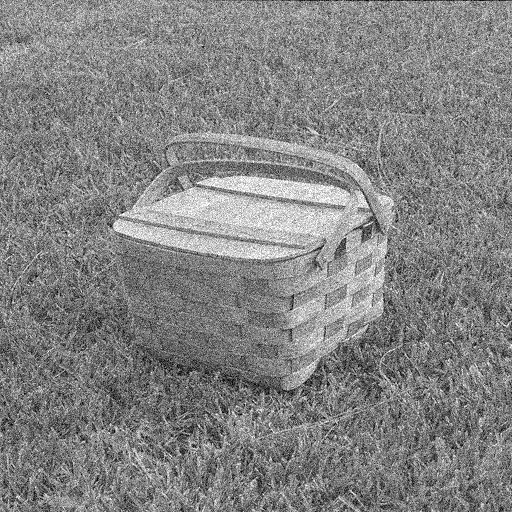
#> input picture Digital Image Processing/Summative Test/basket_noisy.png, 512 x 512 px, found by its file name
$ jupyter execute MTCS_104_23361_LabSubmission.ipynb
#> lines starting #> are read from the running program, lines starting #| are printed output that depends on the picture
# Enhancing in spatial Domain
I used 5*5 Gaussian filter for smoothening

the image because the noise in the image looked like a gaussian noise..

1st I used 3*3 gaussian filter..but when i tried with 5*5 gaussian filter, it gave a little more enhanced image then that of 3*3

The kernel that i used is defined in the code

the filtered image is not as exact as the original noice free image but the reduction of the noise in the image is significant..

i even tried with median filter(commented in the code). but the noice reduction was less than that of the 5*5 gaussian filter

[cell 1]
import cv2
import numpy as np
import matplotlib.pyplot as plt
import numpy as np

#reading image file
image = cv2.imread('/content/drive/MyDrive/Colab Notebooks/Image Processing/basket_noisy.png',cv2.IMREAD_GRAYSCALE)
#> image is the input picture: shape (512, 512); min 0, max 255, mean 131.2

#3*3 Gaussian filter for image smoothening because the noise looked like gaussian noise
kernel = np.array([[1,4,7,4,1],[4,16,26,16,4],[7,26,41,26,7],[4,16,26,16,4],[1,4,7,4,1]]) / 273

height,width=image.shape
#> height = 512; width = 512

#blank image to store the smooth image
smooth = np.zeros_like(image)

#applying the kernel to the grayscale image
for y in range(2,height-2):
  for x in range(2,width-2):
        smooth[y, x] = np.sum(image[y - 2:y + 3, x - 2:x + 3] * kernel)
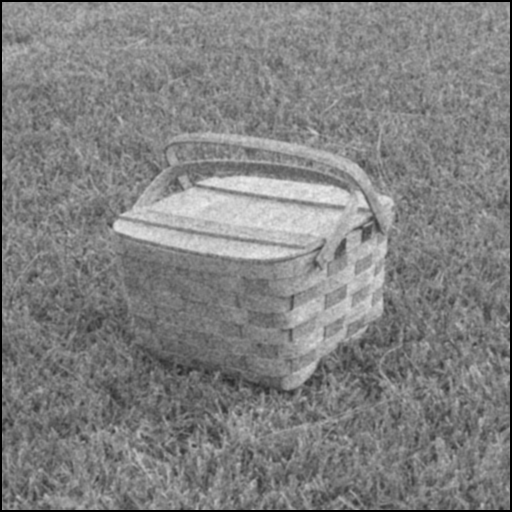
#> smooth: shape (512, 512); min 0, max 238, mean 128.7

#median filter(not giving as accurate answer as 5*5 gaussian)
'''for y in range(1, height - 1):
    for x in range(1, width - 1):
        smooth[y][x]=np.median(image[y - 1:y + 2, x - 1:x + 2])'''

plt.imshow(smooth, cmap = 'gray')
plt.title('Smoothed Image')
plt.axis('off')

[cell 2]
image1 = cv2.imread('/content/drive/MyDrive/Colab Notebooks/Image Processing/basket_noisy.png',cv2.IMREAD_GRAYSCALE)
plt.imshow(image, cmap = 'gray')
plt.title('Input Image')
plt.axis('off')

[cell 3]
image1 = cv2.imread('/content/drive/MyDrive/Colab Notebooks/Image Processing/basket.png',cv2.IMREAD_GRAYSCALE)
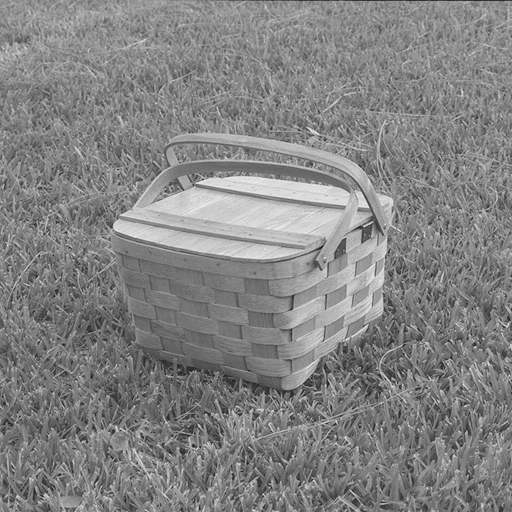
#> input picture Digital Image Processing/Summative Test/basket.png, 512 x 512 px, found by its file name
#> image1 is the input picture: shape (512, 512); min 21, max 241, mean 131.2
plt.imshow(image1, cmap = 'gray')
plt.title('Original Image')
plt.axis('off')

#Enhancing Image in Frequency domain

I used 5*5 gaussian filter for the same reason as mentioned above..

both the image and the kernel were converted to the frequency domain by applying fourier transform

now the two transforms were multiplied that is equivalent to doing convolution in the frequency domain

the result that we got by multiplying was converted back to spatial domain by doing inverse fourier transform

[cell 4]
import cv2
import numpy as np
import numpy.fft as n
import matplotlib.pyplot as plt

#Reading image file
image = cv2.imread('/content/drive/MyDrive/Colab Notebooks/Image Processing/basket_noisy.png',cv2.IMREAD_GRAYSCALE)

#5x5 Gaussinan kernel for image smoothing
filt = np.array([[1,4,7,4,1],[4,16,26,16,4],[7,26,41,26,7],[4,16,26,16,4],[1,4,7,4,1]]) / 273


#Performing Fourier Transform on the image
image_fourier = n.fft2(image)

#Performing Fourier Transform on the filter
filter_fourier = n.fft2(filt, s = image.shape)

#Multiply the Fourier transforms
conv_fourier = image_fourier * filter_fourier

#Perform Inverse Fourier Transform(converting the processesed image back to spatial domain)
smooth = n.ifft2(conv_fourier).real
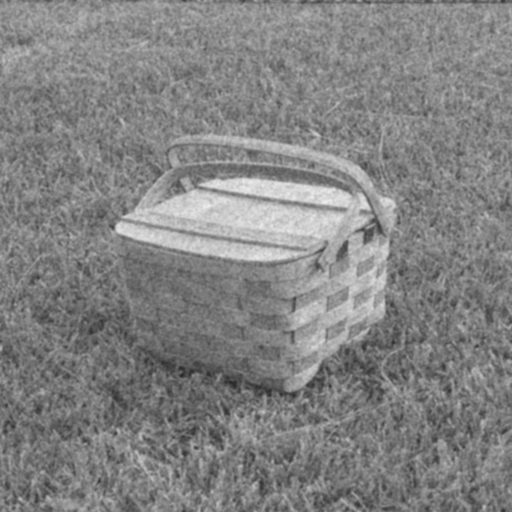
#> smooth: shape (512, 512) float64; min 38.57, max 238.2, mean 131.2

plt.subplot(131)
plt.imshow(image, cmap = 'gray')
plt.title('Input Image')
plt.axis('off')

plt.subplot(132)
plt.imshow(smooth, cmap = 'gray')
plt.title('Filtered Image')
plt.axis('off')


plt.subplot(133)
plt.imshow(image1, cmap = 'gray')
plt.title('Original Image')
plt.axis('off')
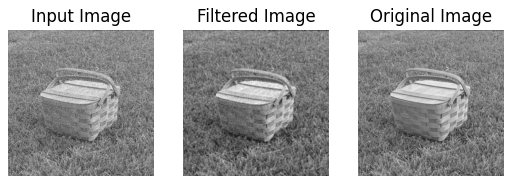
#> figure drawn by matplotlib, 3 panels
